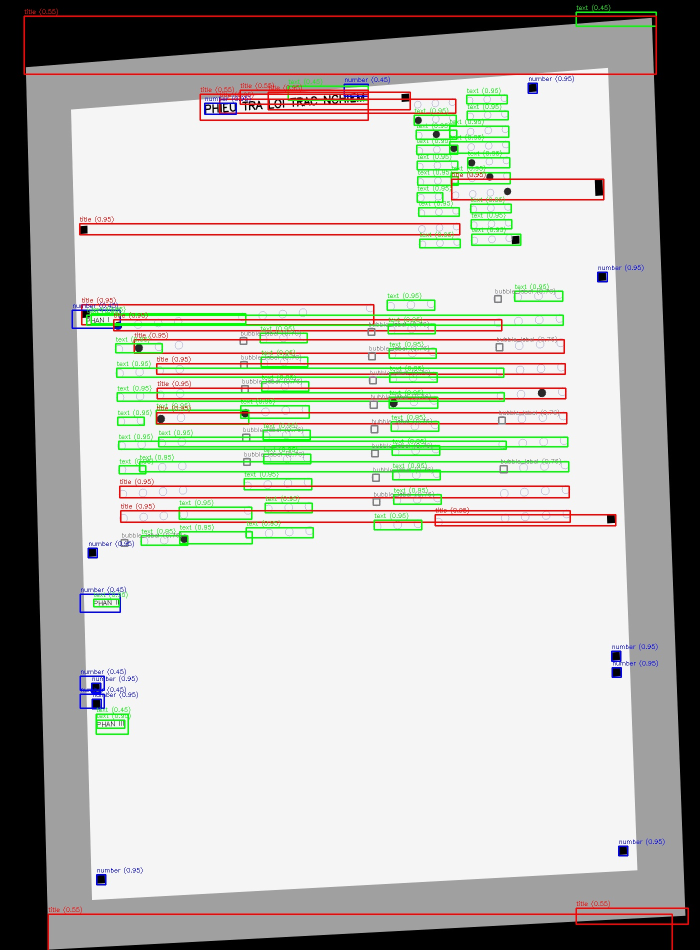
#> input picture python-omr/test_text_detection.jpg, 1400 x 1900 px (shown at 1/2 size)
$ python -i ocr_reader.py   (imports and definitions only)   (older library calls are emulated)
#> lines starting #> are read from the running program, lines starting #| are printed output that depends on the picture
#> further down, picture is the input picture: shape (1900, 1400, 3); mean B, G, R 177.5, 183.2, 182.9
### python-omr/text_detector.py
"""
=============================================================================
TEXT DETECTOR - Deep Learning-inspired Text Detection for Exam Sheets
=============================================================================
Implements text region detection using techniques inspired by CTPN and EAST:

  CTPN (Connectionist Text Proposal Network) principles:
    - Vertical anchor mechanism → MSER + connected component vertical analysis
    - Sequential proposal refinement → multi-scale morphological grouping
    - Fine-grained text line detection → stroke-width-aware region growing

  EAST (Efficient and Accurate Scene Text) principles:
    - Multi-scale feature extraction → image pyramid + multi-kernel morphology
    - Score map + geometry prediction → confidence-weighted region scoring
    - NMS (Non-Maximum Suppression) → IoU-based box merging

Pipeline:
  1. Preprocessing: adaptive threshold, edge detection, gradient maps
  2. Text candidate detection: MSER + Canny edges + morphological text masks
  3. Text line grouping: connected components → horizontal/vertical line merging
  4. Region classification: aspect ratio, stroke density, fill ratio filtering
  5. NMS: merge overlapping detections
  6. Output: bounding boxes + confidence scores + region type labels
=============================================================================
"""

import cv2
import numpy as np
from dataclasses import dataclass, field
from typing import List, Tuple, Optional


@dataclass
class TextRegion:
    """Detected text region with metadata"""
    x: int          # top-left x
    y: int          # top-left y
    w: int          # width
    h: int          # height
    confidence: float   # detection confidence [0,1]
    text: str = ""      # recognized text (filled by OCR)
    region_type: str = "text"  # "text", "number", "title", "marker", "bubble_label"
    angle: float = 0.0  # rotation angle in degrees

    @property
    def cx(self) -> float:
        return self.x + self.w / 2

    @property
    def cy(self) -> float:
        return self.y + self.h / 2

    @property
    def area(self) -> int:
        return self.w * self.h

    @property
    def aspect_ratio(self) -> float:
        return self.w / max(self.h, 1)

    # [20 lines left out: functions iou, to_dict, not called in this run]


class TextDetector:
    """
    Multi-stage text detector combining MSER, morphological analysis,
    and gradient-based detection - inspired by CTPN/EAST architectures.
    """

    def __init__(
        self,
        min_text_height: int = 8,
        max_text_height: int = 200,
        min_confidence: float = 0.3,
        nms_threshold: float = 0.4,
        multi_scale: bool = True,
    ):
        self.min_text_height = min_text_height
        self.max_text_height = max_text_height
        self.min_confidence = min_confidence
        self.nms_threshold = nms_threshold
        self.multi_scale = multi_scale

        # MSER detector (character-level)
        self.mser = cv2.MSER_create()
        self.mser.setDelta(5)
        self.mser.setMinArea(30)
        self.mser.setMaxArea(14400)
        self.mser.setMaxVariation(0.25)

    # [502 lines left out: functions detect, detect_exam_regions, _enhance_contrast, _detect_mser, _detect_morphological, _detect_gradient_based and 4 more, not called in this run]

### python-omr/ocr_reader.py
"""
=============================================================================
OCR READER - Text Recognition for Vietnamese Exam Sheets
=============================================================================
Combines text detection (TextDetector) with OCR (Tesseract) for reading:
  - Student name (Họ và tên thí sinh)
  - Student ID / SBD (Số báo danh)
  - Exam code (Mã đề)
  - Part labels (PHẦN I, PHẦN II, PHẦN III)
  - Question numbers

Uses Tesseract OCR with preprocessing optimized for:
  - Printed Vietnamese text
  - Handwritten digits
  - Low-contrast scanned documents
=============================================================================
"""

import os
import re
import cv2
import numpy as np
import pytesseract
from dataclasses import dataclass
from typing import List, Optional, Tuple, Dict

from text_detector import TextDetector, TextRegion


# ─── Tesseract config ───
TESSDATA_PREFIX = os.environ.get(
    "TESSDATA_PREFIX",
    os.path.expanduser("~/.tessdata")
)
# Check if Vietnamese model available
_vie_available = os.path.exists(os.path.join(TESSDATA_PREFIX, "vie.traineddata"))
_default_lang = "vie+eng" if _vie_available else "eng"


@dataclass
class ExamInfo:
    """Extracted information from exam sheet header"""
    student_name: str = ""
    student_id: str = ""       # SBD (Số báo danh)
    exam_code: str = ""        # Mã đề
    birth_date: str = ""       # Ngày sinh
    exam_name: str = ""        # Tên kỳ thi
    school_name: str = ""      # Trường
    confidence: float = 0.0

    # [10 lines left out: function to_dict, not called in this run]


class ExamOCRReader:
    """
    OCR reader specialized for Vietnamese exam answer sheets.
    Uses text detection + Tesseract for structured information extraction.
    """

    def __init__(self, lang: str = _default_lang):
        self.lang = lang
        self.detector = TextDetector(
            min_text_height=8,
            max_text_height=120,
            min_confidence=0.25,
        )

        # Tesseract configs for different content types
        self.config_text = f"--tessdata-dir {TESSDATA_PREFIX} --psm 7 -l {self.lang}"
        self.config_digits = f"--tessdata-dir {TESSDATA_PREFIX} --psm 7 -c tessedit_char_whitelist=0123456789"
        self.config_line = f"--tessdata-dir {TESSDATA_PREFIX} --psm 7 -l {self.lang}"
        self.config_block = f"--tessdata-dir {TESSDATA_PREFIX} --psm 6 -l {self.lang}"

    def read_exam_info(self, image: np.ndarray) -> ExamInfo:
        """
        Extract all header information from an exam sheet image.
        Expects a flattened/aligned image.
        """
        h, w = image.shape[:2]
#> h = 1900; w = 1400
        info = ExamInfo()

        # ─── Region extraction based on known template layout ───
        # Header area: top 30% of sheet
        header = image[0:int(h * 0.30), :]
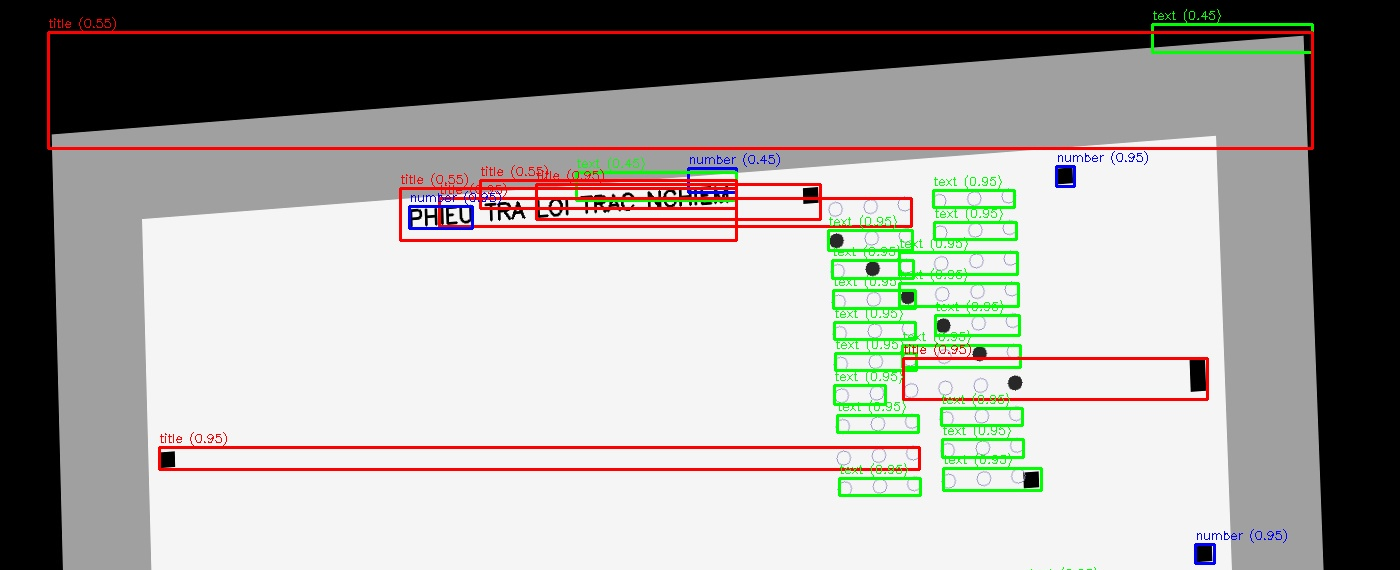
#> header: shape (570, 1400, 3); mean B, G, R 156.5, 160.3, 162.9

        # Student name region: roughly x=35-82%, y=5-12%
        name_roi = image[int(h*0.05):int(h*0.12), int(w*0.35):int(w*0.82)]
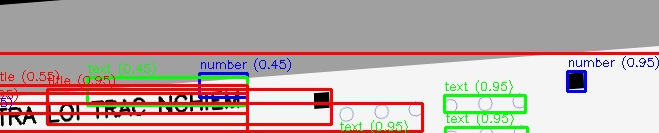
#> name_roi: shape (133, 659, 3); mean B, G, R 166.6, 170.4, 187.9
        info.student_name = self._ocr_text_region(name_roi, "text")

        # SBD region: right side, x=65-80%, y=3-20%
        sbd_roi = image[int(h*0.03):int(h*0.20), int(w*0.65):int(w*0.82)]
        info.student_id = self._read_digit_grid(sbd_roi, expected_digits=6)

        # Exam code region: x=86-96%, y=3-20%
        code_roi = image[int(h*0.03):int(h*0.20), int(w*0.86):int(w*0.97)]
        info.exam_code = self._read_digit_grid(code_roi, expected_digits=3)

        # Birth date: roughly y=8-12%, x=15-35%
        birth_roi = image[int(h*0.08):int(h*0.12), int(w*0.15):int(w*0.35)]
        info.birth_date = self._ocr_text_region(birth_roi, "text")

        # Exam name: top rows
        exam_roi = image[0:int(h*0.04), int(w*0.2):int(w*0.8)]
        info.exam_name = self._ocr_text_region(exam_roi, "text")

        # Confidence based on how many fields we successfully read
        filled = sum([
            1 for v in [info.student_name, info.student_id, info.exam_code]
            if v and len(v) > 0
        ])
        info.confidence = filled / 3.0

        return info

    # [73 lines left out: functions read_text_regions, read_full_sheet, _ocr_single_pass, not called in this run]

    def _ocr_text_region(self, roi: np.ndarray, mode: str = "text") -> str:
        """OCR a single region with preprocessing"""
#> called with mode = 'text'
        if roi.size == 0 or roi.shape[0] < 5 or roi.shape[1] < 5:
            return ""

        # Convert to grayscale if needed
        if len(roi.shape) == 3:
            gray = cv2.cvtColor(roi, cv2.COLOR_BGR2GRAY)
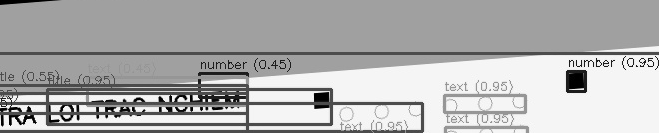
#> gray: shape (133, 659); min 0, max 253, mean 175.2
        else:
            gray = roi.copy()

        # ─── Multi-pass OCR with different preprocessing ───
        results = []

        # Pass 1: Direct OCR
        text1 = self._tesseract_ocr(gray, mode)
        if text1:
            results.append(text1)

        # Pass 2: Enhanced contrast
        enhanced = self._preprocess_for_ocr(gray, method="contrast")
        text2 = self._tesseract_ocr(enhanced, mode)
        if text2:
            results.append(text2)

        # Pass 3: Binarized
        binary = self._preprocess_for_ocr(gray, method="binary")
        text3 = self._tesseract_ocr(binary, mode)
        if text3:
            results.append(text3)

        # Pick the best result (longest meaningful text)
        if not results:
            return ""

        # For digits, prefer digit-only results
        if mode == "digits":
            digit_results = [r for r in results if re.match(r'^[\d\s]+$', r)]
            if digit_results:
                return max(digit_results, key=len).strip()

        return max(results, key=lambda r: len(r.strip())).strip()

    def _tesseract_ocr(self, gray: np.ndarray, mode: str = "text") -> str:
        """Run Tesseract OCR with appropriate config"""
#> called with mode = 'text'
        try:
            # Resize if too small
            h, w = gray.shape[:2]
#> h = 133; w = 659
            if h < 20:
                scale = 30 / h
                gray = cv2.resize(gray, None, fx=scale, fy=scale, interpolation=cv2.INTER_CUBIC)

            config = self.config_digits if mode == "digits" else self.config_line

#> (the run stopped early here; a loop or call above may not have finished)
